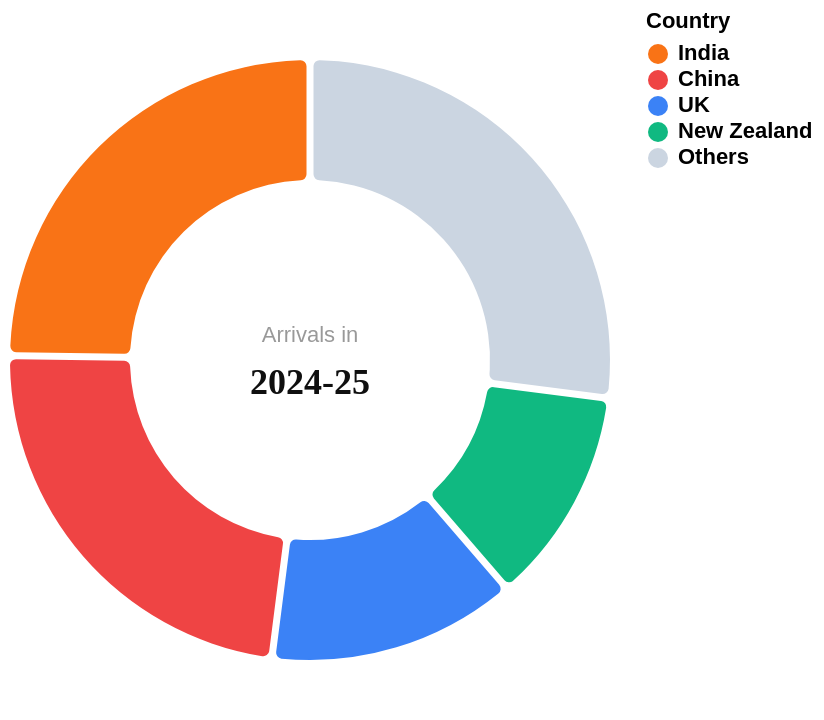

Vega-Lite specification for this chart:
### Vega-Lite specification from a JSON file in a GitHub repository (floating-point values rounded to 4 significant figures)
{"$schema": "https://vega.github.io/schema/vega-lite/v5.json", "width": "container", "height": 350, "background": "#ffffff", "config": {"view": {"stroke": null}}, "data": {"values": [{"year": "2004-05", "country": "UK", "arrivals": 39870}, {"year": "2004-05", "country": "China", "arrivals": 28870}, {"year": "2004-05", "country": "New Zealand", "arrivals": 32030}, {"year": "2004-05", "country": "India", "arrivals": 21070}, {"year": "2004-05", "country": "Others", "arrivals": 33160}, {"year": "2008-09", "country": "India", "arrivals": 68350}, {"year": "2008-09", "country": "China", "arrivals": 48540}, {"year": "2008-09", "country": "UK", "arrivals": 48910}, {"year": "2008-09", "country": "New Zealand", "arrivals": 38090}, {"year": "2008-09", "country": "Others", "arrivals": 48110}, {"year": "2012-13", "country": "China", "arrivals": 46560}, {"year": "2012-13", "country": "India", "arrivals": 35280}, {"year": "2012-13", "country": "UK", "arrivals": 46250}, {"year": "2012-13", "country": "New Zealand", "arrivals": 41500}, {"year": "2012-13", "country": "Others", "arrivals": 56410}, {"year": "2016-17", "country": "India", "arrivals": 60310}, {"year": "2016-17", "country": "China", "arrivals": 77760}, {"year": "2016-17", "country": "UK", "arrivals": 33080}, {"year": "2016-17", "country": "New Zealand", "arrivals": 22660}, {"year": "2016-17", "country": "Others", "arrivals": 66190}, {"year": "2020-21", "country": "India", "arrivals": 11190}, {"year": "2020-21", "country": "China", "arrivals": 9260}, {"year": "2020-21", "country": "New Zealand", "arrivals": 12000}, {"year": "2020-21", "country": "UK", "arrivals": 9850}, {"year": "2020-21", "country": "Others", "arrivals": 15700}, {"year": "2024-25", "country": "India", "arrivals": 74540}, {"year": "2024-25", "country": "China", "arrivals": 69860}, {"year": "2024-25", "country": "UK", "arrivals": 40180}, {"year": "2024-25", "country": "New Zealand", "arrivals": 35050}, {"year": "2024-25", "country": "Others", "arrivals": 81370}]}, "transform": [{"filter": "datum.year == yearSelect"}], "params": [{"name": "yearSelect", "value": "2024-25"}], "layer": [{"mark": {"type": "arc", "innerRadius": 90, "outerRadius": 150, "padAngle": 0.02, "cornerRadius": 3}, "encoding": {"theta": {"field": "arrivals", "type": "quantitative", "stack": true}, "color": {"field": "country", "type": "nominal", "scale": {"domain": ["India", "China", "UK", "New Zealand", "Others"], "range": ["#f97316", "#ef4444", "#3b82f6", "#10b981", "#cbd5e1"]}, "legend": {"title": "Country", "orient": "right", "labelFontSize": 11, "titleFontSize": 11, "labelFontWeight": "bold"}}, "tooltip": [{"field": "country", "title": "Country"}, {"field": "arrivals", "title": "Arrivals", "format": ","}, {"field": "year", "title": "Year"}]}}, {"mark": {"type": "text", "fontSize": 11, "fontWeight": "300", "color": "#999", "dy": -12, "align": "center"}, "data": {"values": [{"label": "Arrivals in", "fontcolor": "#black"}]}, "encoding": {"text": {"field": "label"}}}, {"mark": {"type": "text", "fontSize": 18, "fontWeight": "700", "color": "#0f0f0f", "dy": 12, "align": "center", "font": "Fraunces"}, "transform": [{"aggregate": [], "groupby": ["year"]}], "encoding": {"text": {"field": "year"}}}]}
